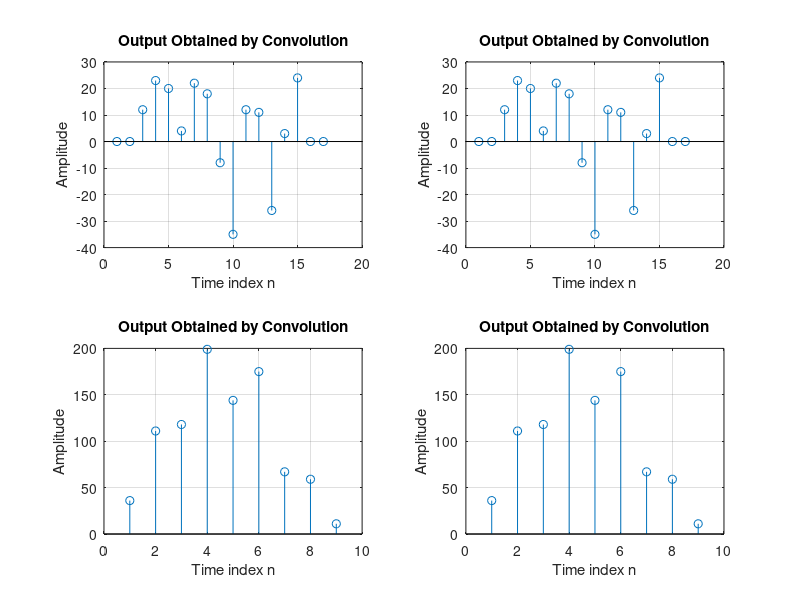

This chart was generated by the following MATLAB code:
h = [3 2 1 -2 1 0 -4 0 3]; % impulse response 
org_h = 1; % Sample number where origin exists 
nh = [0 : length(h)-1]- org_h + 1; %
h_len = length(h)

x = [0 0 1 0 0];
org_x = 1; % Sample number where origin exists 
nx = [0 : length(x)-1]- org_x + 1; 
x_len = length(x)

z = [4 5 2 1 8]
org_z = 2;
nz = [0 : length(z)-1]- org_z + 1; 
z_len = length(z)

y1 = conv(h,x);
y1 = conv(y1, z);

y2 = conv(h,z);
y2 = conv(y2,x);

ny1 = length(y1)-1; 
ny2 = length(y2)-1; 

subplot(2,2,1) 
stem(y1); 
xlabel('Time index n'); 
ylabel('Amplitude'); 
title('Output Obtained by Convolution'); 
grid;

subplot(2,2,2) 
stem(y2); 
xlabel('Time index n'); 
ylabel('Amplitude'); 
title('Output Obtained by Convolution'); 
grid;

x1 = [5 3 6 1 8]
h1 = [7 2 8 3 3]
z1 = [3 8 3 5 1]

y3 = x1 + h1
y3 = conv(y3, z1)

y4 = conv(x1,z1)
y4 = y4 + conv(h1,z1)


subplot(2,2,3) 
stem(y3); 
xlabel('Time index n'); 
ylabel('Amplitude'); 
title('Output Obtained by Convolution'); 
grid;

subplot(2,2,4) 
stem(y4); 
xlabel('Time index n'); 
ylabel('Amplitude'); 
title('Output Obtained by Convolution'); 
grid;